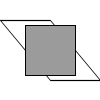
Frame 1 (no input)
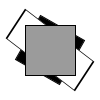
Frame 60 (the mouse pressed at the canvas centre just before this capture)
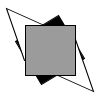
Frame 120 (the mouse held since frame 60 and released just before this capture)

The Processing sketch that drew these frames (run headless with seeded random() and noise(); from frame 60 on, the mouse is pressed at the canvas centre):

// Processing sketch: transform
// ── transform.pde
float degree;
void setup() {
  rectMode(CENTER);
  degree = 0.0;
  smooth();
}

void draw() {
  
  background(255);
  pushMatrix();
  translate(width/2, height/2);
  pushMatrix();
  rotate(radians(degree));
  fill(0);
  rect(0, 0, 50, 50);
  popMatrix();
  scale(1.0, 1.2);
  shearX(PI/4.0);
  rotate(radians(-degree));
  fill(255);
  rect(0, 0, 50, 50);
  popMatrix();
  fill(155);
  rect(width/2, height/2, 50, 50);

  degree += 0.5;
}
